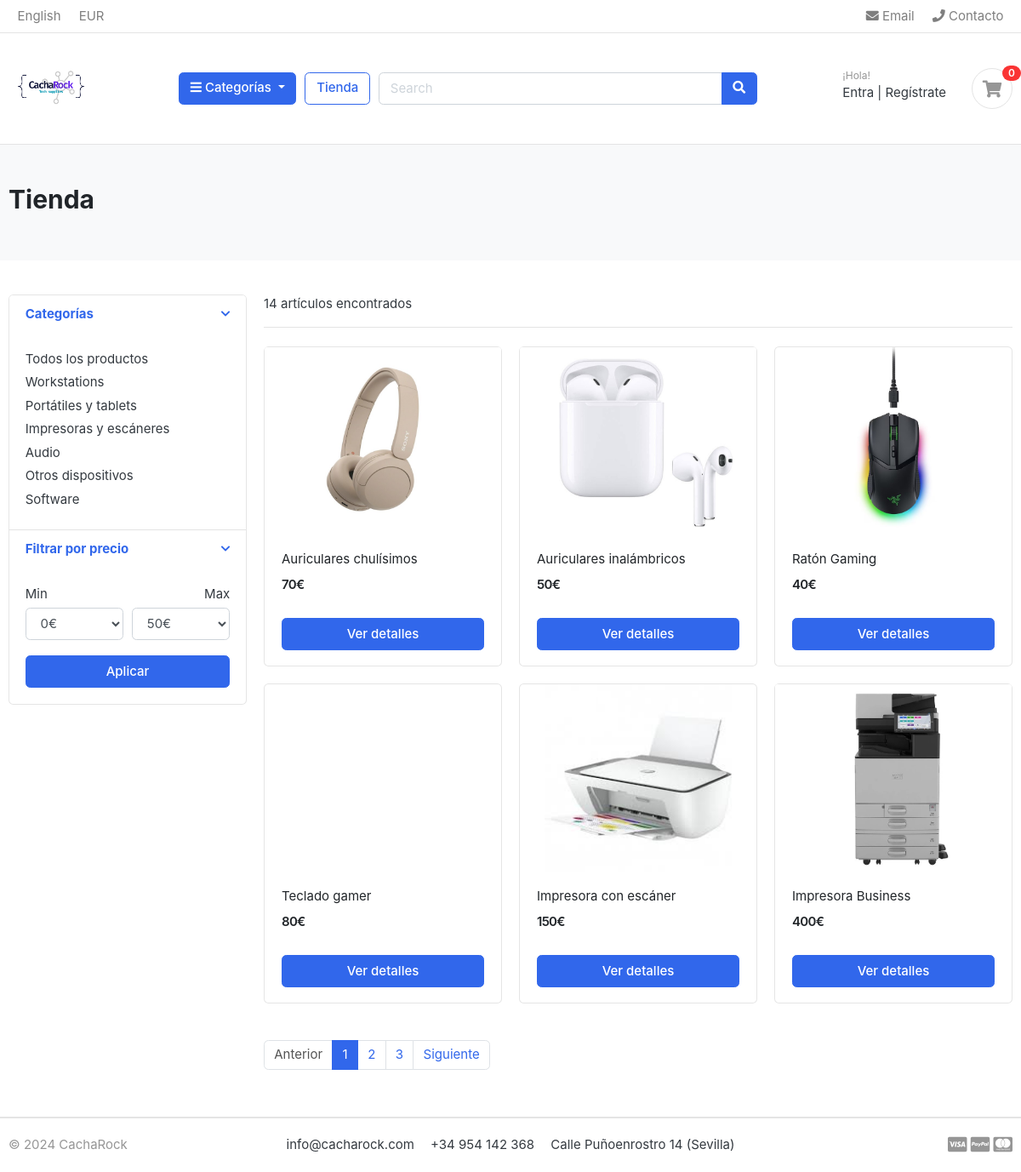
The app's page /tienda/ with its own data.
### categoria/models.py (models this page shows, shortened)
class Categoria(models.Model):
    nombre_categoria = models.CharField(max_length=50, unique=True)
    slug = models.SlugField(max_length=100, unique=True)
    descripcion = models.CharField(max_length=255)
    cat_imagen = models.ImageField(upload_to='imagenes/categories/', blank=True)
    class Meta():
        verbose_name = 'Categoría'
        verbose_name_plural = 'Categorías'
    def get_url(self):
        return reverse('productos_por_categoria', args=[self.slug])

### tienda/models.py (models this page shows, shortened)
class Producto(models.Model):
    nombre_producto = models.CharField(max_length=200, unique=True)
    slug = models.SlugField(max_length=200, unique=True)
    descripcion_producto = models.TextField(max_length=500, blank=True)
    precio = models.IntegerField()
    imagen = models.ImageField(upload_to='imagenes/productos')
    stock_maximo = models.IntegerField(default=0)
    stock_disponible = models.IntegerField()
    disponibilidad = models.BooleanField(default=True)
    categoria = models.ForeignKey(Categoria, on_delete=models.CASCADE)
    fecha_creacion = models.DateTimeField(auto_now_add=True)
    fecha_modificacion = models.DateTimeField(auto_now=True)
    def get_url(self):
        return reverse('detalle_producto', args=[self.categoria.slug, self.slug])

### tienda/views.py (the view)
# urls.py: path('tienda/', include('tienda.urls')),
def tienda(request, categoria_slug=None):
    categorias = None
    productos = None
    if categoria_slug != None:
        categorias = get_object_or_404(Categoria, slug=categoria_slug)
        productos = Producto.objects.filter(categoria=categorias, disponibilidad=True)
        paginator = Paginator(productos, 3) # Paginación y artículos mostrados por página
        page = request.GET.get('page')
        paged_productos = paginator.get_page(page)
        numero_productos = productos.count()
    else:
        productos = Producto.objects.all().filter(disponibilidad=True).order_by('id')
        paginator = Paginator(productos, 6)
        page = request.GET.get('page')
        paged_productos = paginator.get_page(page)
        numero_productos = productos.count()
    print("Número de productos:", len(productos))
    context = {
        'productos': paged_productos,
        'numero_productos' : numero_productos
    }
    return render(request, 'tienda/tienda.html', context)

### carts/context_processors.py (called while the page is built)
def contador(request):
    cuenta_carrito = 0
    if 'admin' in request.path:
        return {}
    else:
        try:
            cart = Cart.objects.filter(cart_id=_cart_id(request))
            cart_items = CartItem.objects.all().filter(cart=cart[:1])
            for cart_item in cart_items:
                cuenta_carrito += cuenta_carrito + cart_item.cantidad
        except Cart.DoesNotExist:
            cuenta_carrito = 0
    return dict(cuenta_carrito=cuenta_carrito)

### carts/views.py (called while the page is built)
def _cart_id(request):
    cart = request.session.session_key
    if not cart:
        cart = request.session.create()
    return cart

### categoria/context_processors.py (called while the page is built)
def menu_links(request):
    links = Categoria.objects.all()
    return dict(links=links)

### templates/tienda/tienda.html (shortened to what this page needs)
{% extends "base.html" %}
{% load static %}
{% block content %}
<section class="section-pagetop bg">
    <div class="container">
        {% if 'search' in request.path %}
        <h2 class="title-page">Encontrar productos</h2>
        {% else %}
        <h2 class="title-page">Tienda</h2>
        {% endif %}
    </div>
</section>
<section class="section-content padding-y">
    <div class="container">
        <div class="row">
            <aside class="col-md-3">
                <div class="card">
                    <article class="filter-group">
                        <header class="card-header">
                            <a href="#" data-toggle="collapse" data-target="#collapse_1" aria-expanded="true" class="">
                                <i class="icon-control fa fa-chevron-down"></i>
                                <h6 class="title">Categorías</h6>
                            </a>
                        </header>
                        <div class="filter-content collapse show" id="collapse_1">
                            <div class="card-body">
                                <ul class="list-menu">
                                    <li><a href="{% url 'tienda' %}">Todos los productos  </a></li>
                                    {% for categoria in links %}
                                    <li><a href="{{ categoria.get_url }}">{{ categoria.nombre_categoria }}  </a></li>
                                    {% endfor %}
                                </ul>
                            </div>
                        </div>
                    </article>
                    <article class="filter-group">
                        <header class="card-header">
                            <a href="#" data-toggle="collapse" data-target="#collapse_3" aria-expanded="true" class="">
                                <i class="icon-control fa fa-chevron-down"></i>
                                <h6 class="title">Filtrar por precio </h6>
                            </a>
                        </header>
                        <div class="filter-content collapse show" id="collapse_3">
                            <div class="card-body">
                                <div class="form-row">
                                    <div class="form-group col-md-6">
                                        <label>Min</label>
                                        <select class="mr-2 form-control">
                                            <option value="0">0€</option>
                                        </select>
                                    </div>
                                    <div class="form-group text-right col-md-6">
                                        <label>Max</label>
                                        <select class="mr-2 form-control">
                                            <option value="50">50€</option>
                                        </select>
                                    </div>
                                </div>
                                <button class="btn btn-block btn-primary">Aplicar</button>
                            </div>
                        </div>
                    </article>
                </div>
            </aside>
            <main class="col-md-9">
                <header class="border-bottom mb-4 pb-3">
                    <div class="form-inline">
                        <span class="mr-md-auto">{{ numero_productos }} artículos encontrados </span>
                    </div>
                </header>
                <div class="row">
                    {% if productos %}
                    {% for producto in productos %}
                    <div class="col-md-4">
                        <figure class="card card-product-grid">
                            <div class="img-wrap">
                                <a href="{{ producto.get_url }}"><img src="{{ producto.imagen.url }}" height="" width="" alt=""></a>
                            </div>
                            <figcaption class="info-wrap">
                                <div class="fix-height">
                                    <a href="{{ producto.get_url }}" class="title">{{ producto.nombre_producto }}</a>
                                    <div class="price-wrap mt-2">
                                        <span class="price">{{ producto.precio }}€</span>
                                    </div>
                                </div>
                                <a href="{{ producto.get_url }}" class="btn btn-block btn-primary">Ver detalles </a>
                            </figcaption>
                        </figure>
                    </div>
                    {% endfor %}
                    {% else %}
                    <div>
                        <h2>Sin resultados</h2>
                    </div>
                    {% endif %}
                </div>
                <nav class="mt-4" aria-label="Page navigation sample">
                    {% if productos.has_other_pages %}
                    <ul class="pagination">
                        {% if productos.has_previous %}
                        <li class="page-item"><a class="page-link" href="?page= {{ productos.previous_page_number }}">Anterior</a></li>
                        {% else %}
                        <li class="page-item disabled"><a class="page-link" href="#">Anterior</a></li>
                        {% endif %}
                        {% for i in productos.paginator.page_range %}
                            {% if productos.number == i %}
                              <li class="page-item active"><a class="page-link" href="#"> {{ i }} </a></li>
                            {% else %}
                              <li class="page-item"><a class="page-link" href="?page= {{ i }}"> {{ i }} </a></li>
                            {% endif %}
                        {% endfor %}
                        {% if productos.has_next %}
                          <li class="page-item"><a class="page-link" href="?page= {{ productos.next_page_number }}">Siguiente</a></li>
                        {% else %}
                          <li class="page-item disabled"><a class="page-link" href="#">Siguiente</a></li>
                        {% endif %}
                    </ul>
                    {% endif %}
                </nav>
            </main>
        </div>
    </div>
</section>
{% endblock content %}

### eshop/static/css/ui.css (style rules this page uses)
html { font-family: "Inter", sans-serif; font-size: 15px; }
.img-wrap { text-align: center; display: block; }
.img-wrap img { max-width: 100%; }
.price-wrap { letter-spacing: -0.7px; }
.padding-y { padding-top: 40px; padding-bottom: 40px; }
figure { margin-bottom: 0; }
article:after, .form-group:after { display: block; clear: both; content: ""; }
.bg { background-color: #f8f9fa; }
.title-page { color: #212529; }
[class*=list-] li:after { visibility: hidden; display: block; content: ""; overflow: hidden; height: 0; clear: both; }
.list-menu { list-style: none; margin: 0; padding-left: 0; }
.list-menu li { margin-bottom: 5px; }
.list-menu a { color: #343a40; }
[class*=card-product] a.title { color: #212529; display: block; }
[class*=card-product] .img-wrap { overflow: hidden; position: relative; }
[class*=card-product] .img-wrap img { height: 100%; max-width: 100%; width: auto; display: inline-block; -o-object-fit: cover; object-fit: cover; }
.card-product-grid { margin-bottom: 20px; }
.card-product-grid .img-wrap { border-radius: 0.2rem 0.2rem 0 0; height: 220px; }
.card-product-grid .info-wrap { overflow: hidden; padding: 18px 20px; }
.card-product-grid .fix-height { height: 80px; overflow: hidden; }
.card .img-wrap { overflow: hidden; }
.price { font-weight: 600; color: #212529; }
.icon-control { margin-top: 5px; float: right; font-size: 80%; }
.card-header .title { margin-bottom: 0; line-height: 1.5; }
.filter-group { border-bottom: 1px solid #e4e4e4; }
.filter-group .card-header { border-bottom: 0; }
.filter-group:last-child { border-bottom: 0; }
.section-pagetop { padding: 45px 0; }

### records on screen
Categoria: nombre_categoria "Workstations"
Categoria: nombre_categoria "Portátiles y tablets"
Categoria: nombre_categoria "Impresoras y escáneres"
Categoria: nombre_categoria "Audio"
Categoria: nombre_categoria "Otros dispositivos"
Categoria: nombre_categoria "Software"
Producto: imagen (picture), nombre_producto "Auriculares chulísimos", precio "70"
Producto: imagen (picture), nombre_producto "Auriculares inalámbricos", precio "50"
Producto: imagen (picture), nombre_producto "Ratón Gaming", precio "40"
Producto: nombre_producto "Teclado gamer", precio "80"
Producto: imagen (picture), nombre_producto "Impresora con escáner", precio "150"
Producto: imagen (picture), nombre_producto "Impresora Business", precio "400"

### other values on screen
{{ cuenta_carrito }} "0"
{{ numero_productos }} "14"
{{ i }} "1"
{{ i }} "2" "3"
